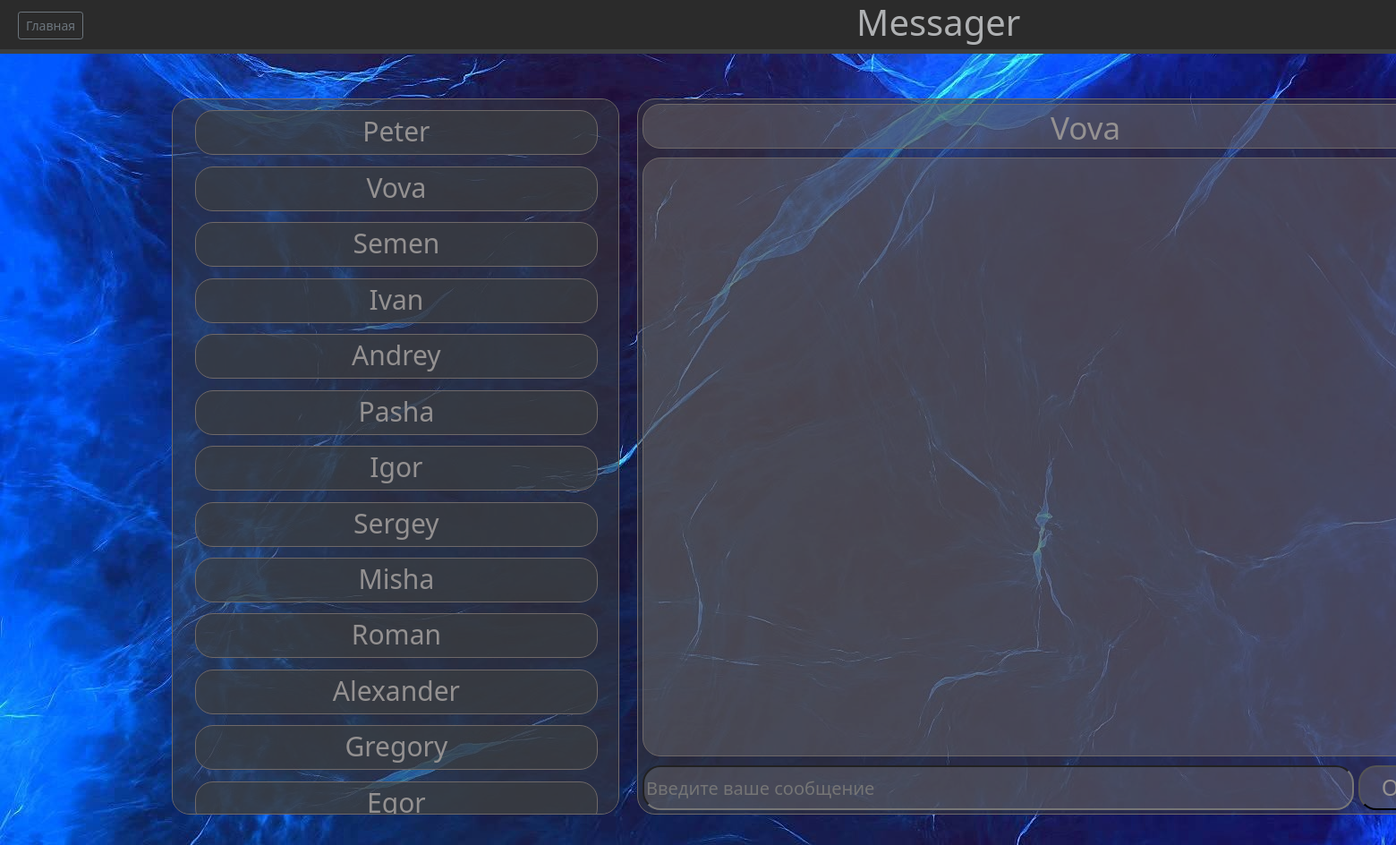
Page /message/Vova (signed in) on the committed database.
### app.py (models this page shows)
class User(db.Model, UserMixin):
    id = db.Column(db.Integer, primary_key=True)
    login = db.Column(db.String(300), nullable=False)
    password = db.Column(db.String(300), nullable=False)

### app.py (the view, shortened to what this page needs)
@app.route('/message/<string:name>', methods=['POST', 'GET'])
@login_required
def data(name):
    room = 'global'
    user = current_user.login
    if rooms.query.filter_by(user_one=user, user_two=name).first():
        room = rooms.query.filter_by(user_one=user, user_two=name).first()
    elif rooms.query.filter_by(user_one=name, user_two=user).first():
        room = rooms.query.filter_by(user_one=name, user_two=user).first()
    messages_list = messages.query.filter_by(room=room.room).all()
    return render_template('message.html', friend=name, friends=db.session.query(User.login).all(), user=current_user.login, room=room.room, messages=messages_list)

### app.py (called while the page is built)
@login_manager.user_loader
def load_user(user_id):
    return User.query.get(user_id)

### templates/message.html (shortened to what this page needs)
{% extends 'main.html' %}
{% block messages %}
    <div class="name_recipient">
        <p class="name">{{ friend }}</p>
    </div>
    <div id="chat" class="messages prokrutka">
    </div>
    <div class="send_out">
        <input class="send_messages" id="mymes" type="text" placeholder="Введите ваше сообщение">
        <button id="sendmess" class="send">Отправить</button>
    </div>
{% endblock %}

### templates/main.html (shortened to what this page needs)
{% extends 'index.html' %}
{% block main %}
    <div class="main">
        <div class="flex hw">
            <div class="friends-list prokrutka">
            {% for el in friends %}
                {% if el.login != user %}
                    <div class="friends">
                        <a class="friends-cur" href="/message/{{ el.login }}"> {{ el.login }} </a>
                    </div>
                {% endif %}
            {% endfor %}
            </div>
            <div class="message">
                {% block messages %}
                {% endblock %}
            </div>
        </div>
    </div>
{% endblock %}

### static/css/main.css (style rules this page uses)
body { background-size: 100%; }
.prokrutka { border: 1px solid #6e6868; overflow: auto; }
.flex { display: flex; }
.friends-list { margin-left: 10%; margin-top: 50px; background: rgba(60, 63, 65, 0.50); height: 800px; width: 500px; border-radius: 20px; }
.message { border: 1px solid #6e6868; background: rgba(60, 63, 65, 0.50); margin-top: 50px; margin-left: 20px; height: 800px; width: 1003px; border-radius: 20px; }
.friends { margin-left: 5%; margin-top: 2.5%; background: rgba(60, 63, 65, 0.7); height: 50px; width: 450px; border-radius: 20px; border: 1px solid #6e6868; color: #949191; text-align: center; font-size: 30px; }
.friends-cur { text-decoration: none; color: #949191; }
.name_recipient { border: 1px solid #6e6868; width: 990px; height: 50px; background: rgba(115, 113, 113, 0.41); border-radius: 20px; margin-top: 5px; margin-left: 5px; }
.messages { margin-top: 10px; width: 990px; margin-left: 5px; height: 669px; background: rgba(115, 113, 113, 0.41); border-radius: 20px; }
.send_messages { margin-left: 5px; width: 795px; height: 50px; background: rgba(115, 113, 113, 0.41); border-radius: 20px; font-size: 20px; margin-top: 10px; }
.send { background: rgba(115, 113, 113, 0.41); border-radius: 20px; margin-left: 5px; height: 50px; width: 185px; color: #949191; font-size: 25px; margin-top: 10px; }
.name { color: #949191; font-size: 35px; text-align: center; }
.send_out { width: 1000px; height: 100px; display: flex; }
body { width: 1920px; height: 900px; }

### rows in the picture
User: login "Peter"
User: login "Vova"
User: login "Semen"
User: login "Ivan"
User: login "Andrey"
User: login "Pasha"
User: login "Igor"
User: login "Sergey"
User: login "Misha"
User: login "Roman"
User: login "Alexander"
User: login "Gregory"
User: login "Egor"

### other values in the picture
{{ friend }} "Vova"
